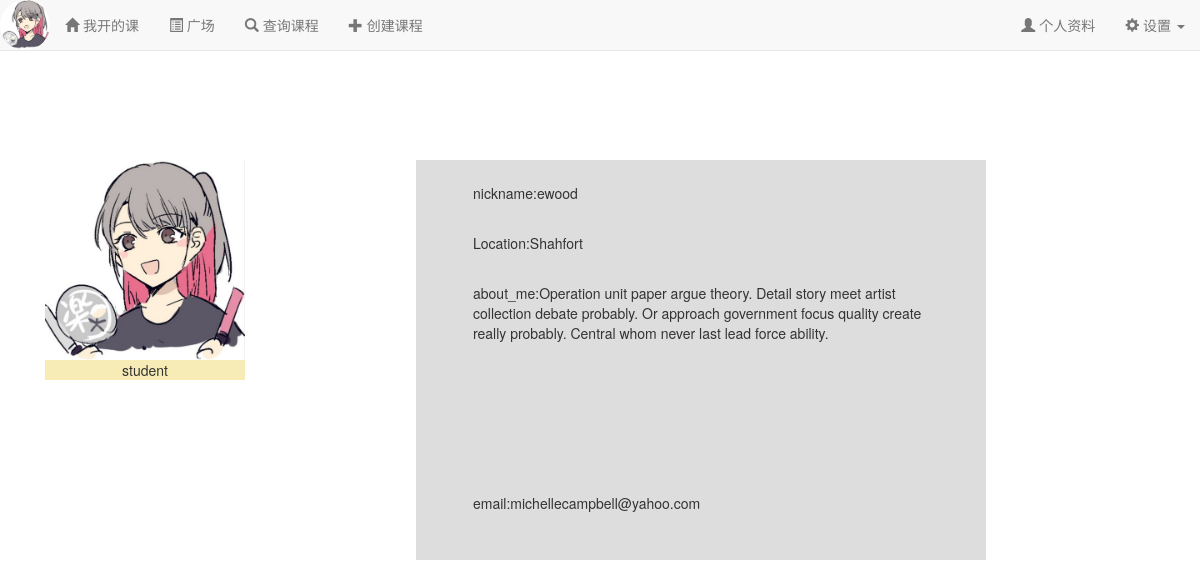
The page /user/michellecampbell@yahoo.com (signed in) on the database its author committed.
### app/models.py (models this page shows, shortened)
class User(UserMixin, db.Model):
    __tablename__ = 'users'
    id = db.Column(db.Integer, primary_key=True, autoincrement=True)
    name = db.Column(db.String(64)) #真实姓名(不同于用户名)
    location = db.Column(db.String(64)) #位置
    about_me = db.Column(db.Text()) #个人介绍
    member_since = db.Column(db.DateTime(), default=localtime)    #注册时间
    last_seen = db.Column(db.DateTime(), default=localtime)   #最后一次访问的时间
    email = db.Column(db.String(64), unique=True, index=True)   #电子邮箱
    nickname = db.Column(db.String(64))    #昵称
    role_id = db.Column(db.Integer, db.ForeignKey('roles.id'))  #角色id
    password_hash = db.Column(db.String(128))   #密码hash
    confirmed = db.Column(db.Boolean, default=False)    #是否已经确认账户
    headicon_url = db.Column(db.String(64)) #头像图标的url
    student = db.relationship('Student', backref='user', uselist=False) #通过Student的user字段拿到用户信息
    teacher = db.relationship('Teacher', backref='user', uselist=False) #通过Teacher的user字段拿到用户信息
    posts = db.relationship('Post', backref='author', lazy='dynamic') #该用户发布的动态
    followed = db.relationship('Follow',
                               foreign_keys=[Follow.follower_id],
                               backref=db.backref('follower', lazy='joined'),
                               lazy='dynamic',
                               cascade='all, delete-orphan')
    followers = db.relationship('Follow',
                               foreign_keys=[Follow.followed_id],
                               backref=db.backref('followed', lazy='joined'),
                               lazy='dynamic',
                               cascade='all, delete-orphan')
    comments = db.relationship('Comment', backref='author', lazy='dynamic') #该用户发表的评论
    like_posts = db.relationship('PostLike',
                                  foreign_keys=[PostLike.user_id],
                                  backref=db.backref('user', lazy='joined'),
                                  lazy='dynamic',
                                  cascade='all, delete-orphan')
    @property
    def password(self):
        raise AttributeError('Password is not a readable attribute!')
    @login_manager.user_loader
    def load_user(user_id):
        return User.query.get(int(user_id))
    def ping(self):
        self.last_seen = localtime()
        db.session.add(self)
        db.session.commit()

### app/main/views.py (the view)
@main.route('/user/<email>')
def user(email):
    user = User.query.filter_by(email=email).first_or_404()
    page = request.args.get('page', 1, type=int)
    pagination = Post.query.filter_by(author_id=user.id).order_by(Post.timestamp.desc()).paginate(
        page, per_page=current_app.config['FLASKY_COURSE_PER_PAGE'],
        error_out=False
    )
    posts = [item for item in pagination.items]
    return render_template('user.html', user=user, posts=posts, pagination=pagination)

### app/auth/views.py (called while the page is built)
@auth.before_app_request
def before_request():
    if current_user.is_authenticated:
        current_user.ping()
        if not current_user.confirmed \
                and request.endpoint \
                and request.blueprint != 'auth' \
                and request.endpoint != 'static':
            return redirect(url_for('auth.unconfirmed'))

### app/main/__init__.py (called while the page is built)
@main.app_context_processor
def inject_permissions():
    return dict(Permission=Permission)

### app/utils.py (called while the page is built)
def localtime():
    time_str = datetime.datetime.now().strftime('%Y-%m-%d %H:%M:%S')
    return datetime.datetime.strptime(time_str,"%Y-%m-%d %H:%M:%S")

### app/templates/user.html (shortened to what this page needs)
{% extends "base.html" %}
{% import "/_macros.html" as macros %}
{% block page_content %}
<div class="container" style="height:100%;padding-top:50px; margin-top:110px; background-color:white">
    <div style="margin-left:0%;background-color:#f7ecb5;height:100%;width:200px;float:left;">
        <img src="{{ url_for('static', filename='headicon/'+user.headicon_url) }}" style="width:200px">
        <p align="center" style="height:10px;">
            {% if user.role.name == 'Teacher' %}
            teacher
            {% else %}
            student
            {% endif %}
        </p>
    </div>
    <div style="margin-left:15%;padding-left:5%;padding-right:5%;padding-top:2%;background-color:#dddddd;height:400px;width:50%;float:left;display:table-cell;margin-top:0px;">
        <p>nickname:{{ user.nickname }}</p>
        <P style="margin-top:30px;">Location:{{ user.location }}</P>
        <P style="margin-top:30px;">
            about_me:{{ user.about_me }}
        </P>
        <p style="margin-top:150px;">email:{{ user.email }}</p>
    </div>
</div>
{% endblock %}

### app/templates/base.html (shortened to what this page needs)
{% extends "bootstrap/base.html" %}
{% block head %}
{{ super() }}
{% endblock %}
{% block navbar %}
<nav class="navbar navbar-default navbar-fixed-top" >
    <div class="container-fluid">
        <div class="navbar-header">
            <div class="navbar-brand" style="padding:1%">
                <a href="{{ url_for('main.user', email=current_user.email) }}">
                    <img src="{{ url_for('static', filename='headicon/'+current_user.headicon_url) }}" class="img-circle" style="height:100%;" />
                </a>
            </div>
        </div>
        <div class="collapse navbar-collapse" id="navbar-collapse">
            <ul class="nav navbar-nav">
                <li><a href="{{ url_for('course.index') }}"><span class="glyphicon glyphicon-home"></span>&nbsp;{% if current_user.role.name == 'Student' %}我的课程{% else %}我开的课{% endif %}</a></li>
                <li><a href="{{ url_for('forum.index') }}"><span class="glyphicon glyphicon-list-alt"></span>&nbsp;广场</a></li>
                <li><a href="{{ url_for('course.query_course') }}"><span class="glyphicon glyphicon-search"></span>&nbsp;查询课程</a></li>
                {% if current_user.role.name == 'Teacher' %}
                <li><a href="{{ url_for('course.create_course') }}"><span class="glyphicon glyphicon-plus"></span>&nbsp;创建课程</a></li>
                {% endif %}
            </ul>
            <ul class="nav navbar-nav navbar-right ">
                <li>
                    <a href="{{ url_for('main.user', email=current_user.email) }}">
                        <span class="glyphicon glyphicon-user"></span>
                        个人资料
                    </a>
                </li>
                <li class="dropdown">
                    <a class="dropdown-toggle" data-toggle="dropdown" href="#">
                        <span class="glyphicon glyphicon-cog"></span>&nbsp;设置
                        <b class="caret"></b>
                    </a>
                </li>
            </ul>
        </div>
    </div>
</nav>
{% endblock %}
{% block content %}
<div class="container">
    {% block page_content %}{% endblock %}
</div>
{% endblock %}

### rows shown on the page
User: headicon_url (placeholder picture)
User: headicon_url (placeholder picture), nickname "ewood", location "Shahfort", about_me "Operation unit paper argue theory. Detail story meet artist collection debate probably. Or approach government focus quality create really probably. Central whom never last lead force ability.", email "michellecampbell@yahoo.com"
